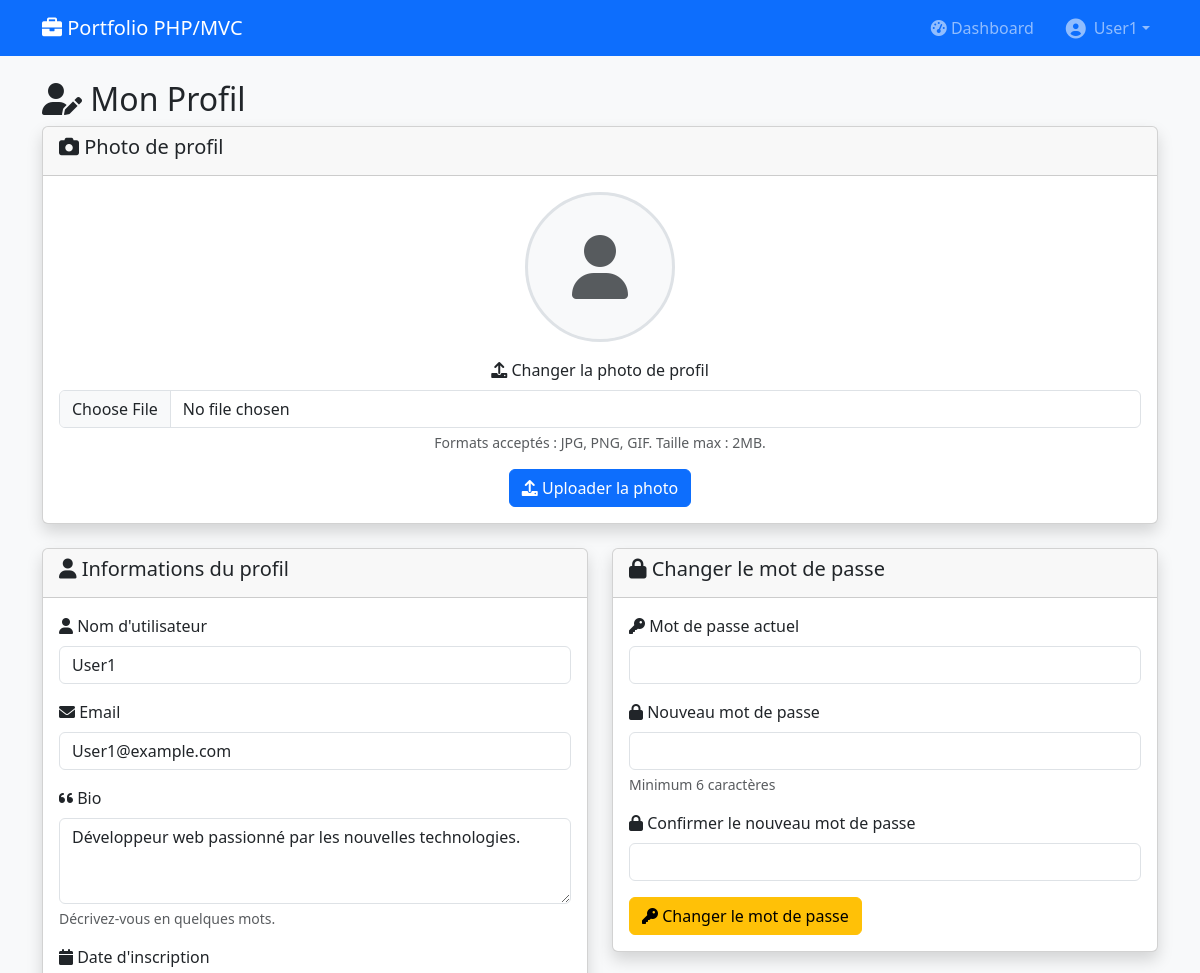
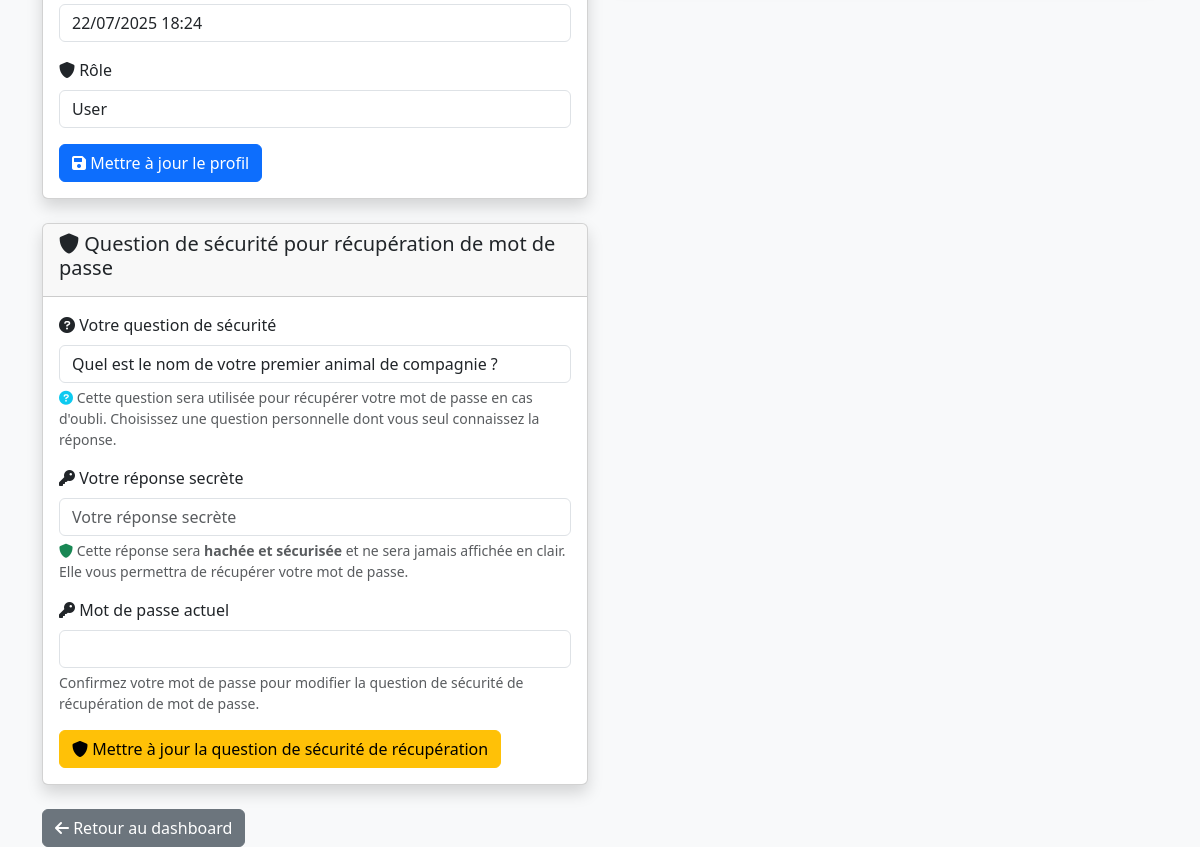
The page /index.php?action=profile (signed in) on the database its author committed (2 pictures, top to bottom).
### tables this page shows
CREATE TABLE users (
    id INT AUTO_INCREMENT PRIMARY KEY,
    username VARCHAR(50) NOT NULL UNIQUE,
    email VARCHAR(100) NOT NULL UNIQUE,
    password VARCHAR(255) NOT NULL,
    role ENUM('user', 'admin') DEFAULT 'user',
    created_at TIMESTAMP DEFAULT CURRENT_TIMESTAMP,
    updated_at TIMESTAMP DEFAULT CURRENT_TIMESTAMP ON UPDATE CURRENT_TIMESTAMP,
    security_question VARCHAR(255) DEFAULT 'Quel est le nom de votre premier animal de compagnie ?',
    security_answer VARCHAR(255) DEFAULT 'chat',
    bio TEXT DEFAULT NULL,
    profile_picture VARCHAR(255) DEFAULT NULL,
    profile_completed BOOLEAN DEFAULT FALSE
);

### views/profile/index.php (the view, shortened to what the rows shown need)
<!DOCTYPE html>
<html lang="fr">
<head>
    <link href="https://cdn.jsdelivr.net/npm/bootstrap@5.3.0/dist/css/bootstrap.min.css" rel="stylesheet">
    <link href="https://cdnjs.cloudflare.com/ajax/libs/font-awesome/6.0.0/css/all.min.css" rel="stylesheet">
</head>
<body class="bg-light">
    <nav class="navbar navbar-expand-lg navbar-dark bg-primary">
        <div class="container">
            <a class="navbar-brand" href="index.php?action=dashboard">
                <i class="fas fa-briefcase"></i> <?= APP_NAME ?>
            </a>
            <div class="navbar-nav ms-auto">
                <a class="nav-link me-3" href="index.php?action=dashboard">
                    <i class="fas fa-tachometer-alt"></i> Dashboard
                </a>
                <div class="nav-item dropdown">
                    <a class="nav-link dropdown-toggle d-flex align-items-center" href="#" role="button" data-bs-toggle="dropdown" aria-expanded="false">
                        <i class="fas fa-user-circle fa-lg me-2"></i>
                        <?= htmlspecialchars($user['username']) ?>
                        <?php if ($authController->isAdmin()): ?>
                            <span class="badge bg-warning text-dark ms-1">Admin</span>
                        <?php endif; ?>
                    </a>
                </div>
            </div>
        </div>
    </nav>
    <div class="container mt-4">
        <div class="row">
            <div class="col-12">
                <h2><i class="fas fa-user-edit"></i> Mon Profil</h2>
                <div class="row">
                    <div class="col-12 mb-4">
                        <div class="card shadow">
                            <div class="card-header">
                                <h5><i class="fas fa-camera"></i> Photo de profil</h5>
                            </div>
                            <div class="card-body text-center">
                                <div class="bg-light rounded-circle d-inline-flex align-items-center justify-content-center mb-3"
                                     style="width: 150px; height: 150px; border: 3px solid #dee2e6;">
                                    <i class="fas fa-user fa-4x text-muted"></i>
                                </div>
                                <form method="POST" action="index.php?action=profile&subaction=upload_photo" enctype="multipart/form-data">
                                    <div class="mb-3">
                                        <label for="profile_picture" class="form-label">
                                            <i class="fas fa-upload"></i> Changer la photo de profil
                                        </label>
                                        <input type="file"
                                               class="form-control"
                                               id="profile_picture"
                                               name="profile_picture"
                                               accept="image/*"
                                               onchange="previewImage(this)">
                                        <div class="form-text">
                                            Formats acceptés : JPG, PNG, GIF. Taille max : 2MB.
                                        </div>
                                    </div>
                                    <button type="submit" class="btn btn-primary">
                                        <i class="fas fa-upload"></i> Uploader la photo
                                    </button>
                                </form>
                            </div>
                        </div>
                    </div>
                    <div class="col-md-6">
                        <div class="card shadow">
                            <div class="card-header">
                                <h5><i class="fas fa-user"></i> Informations du profil</h5>
                            </div>
                            <div class="card-body">
                                <form method="POST" action="index.php?action=profile&subaction=update">
                                    <div class="mb-3">
                                        <label for="username" class="form-label">
                                            <i class="fas fa-user"></i> Nom d'utilisateur
                                        </label>
                                        <input type="text"
                                               class="form-control"
                                               id="username"
                                               name="username"
                                               value="<?= htmlspecialchars($user['username']) ?>"
                                               minlength="3"
                                               required>
                                    </div>
                                    <div class="mb-3">
                                        <label for="email" class="form-label">
                                            <i class="fas fa-envelope"></i> Email
                                        </label>
                                        <input type="email"
                                               class="form-control"
                                               id="email"
                                               name="email"
                                               value="<?= htmlspecialchars($user['email']) ?>"
                                               autocomplete="email"
                                               required>
                                    </div>
                                    <div class="mb-3">
                                        <label for="bio" class="form-label">
                                            <i class="fas fa-quote-left"></i> Bio
                                        </label>
                                        <textarea class="form-control"
                                                  id="bio"
                                                  name="bio"
                                                  rows="3"
                                                  placeholder="Parlez-nous de vous..."><?= htmlspecialchars($userWithSecurity['bio'] ?? '') ?></textarea>
                                        <div class="form-text">
                                            Décrivez-vous en quelques mots.
                                        </div>
                                    </div>
                                    <div class="mb-3">
                                        <label class="form-label">
                                            <i class="fas fa-calendar"></i> Date d'inscription
                                        </label>
                                        <input type="text"
                                               class="form-control"
                                               value="<?= date('d/m/Y H:i', strtotime($user['created_at'])) ?>"
                                               readonly>
                                    </div>
                                    <div class="mb-3">
                                        <label class="form-label">
                                            <i class="fas fa-shield-alt"></i> Rôle
                                        </label>
                                        <input type="text"
                                               class="form-control"
                                               value="<?= ucfirst($user['role']) ?>"
                                               readonly>
                                    </div>
                                    <button type="submit" class="btn btn-primary">
                                        <i class="fas fa-save"></i> Mettre à jour le profil
                                    </button>
                                </form>
                            </div>
                        </div>
                        <div class="card shadow mt-4">
                            <div class="card-header">
                                <h5><i class="fas fa-shield-alt"></i> Question de sécurité pour récupération de mot de passe</h5>
                            </div>
                            <div class="card-body">
                                <form method="POST" action="index.php?action=profile&subaction=security_question">
                                    <div class="mb-3">
                                        <label for="security_question" class="form-label">
                                            <i class="fas fa-question-circle"></i> Votre question de sécurité
                                        </label>
                                        <input type="text"
                                               class="form-control"
                                               id="security_question"
                                               name="security_question"
                                               value="<?= htmlspecialchars($userWithSecurity['security_question'] ?? '') ?>"
                                               placeholder="Ex: Quel est le nom de votre premier animal de compagnie ?"
                                               required>
                                        <div class="form-text">
                                            <i class="fas fa-question-circle text-info"></i>
                                            Cette question sera utilisée pour récupérer votre mot de passe en cas d'oubli. Choisissez une question personnelle dont vous seul connaissez la réponse.
                                        </div>
                                    </div>
                                    <div class="mb-3">
                                        <label for="security_answer" class="form-label">
                                            <i class="fas fa-key"></i> Votre réponse secrète
                                        </label>
                                        <input type="password"
                                               class="form-control"
                                               id="security_answer"
                                               name="security_answer"
                                               placeholder="Votre réponse secrète"
                                               autocomplete="new-password"
                                               data-lpignore="true"
                                               data-form-type="other"
                                               required>
                                        <div class="form-text">
                                            <i class="fas fa-shield-alt text-success"></i>
                                            Cette réponse sera <strong>hachée et sécurisée</strong> et ne sera jamais affichée en clair. Elle vous permettra de récupérer votre mot de passe.
                                        </div>
                                    </div>
                                    <div class="mb-3">
                                        <label for="security_current_password" class="form-label">
                                            <i class="fas fa-key"></i> Mot de passe actuel
                                        </label>
                                        <input type="password"
                                               class="form-control"
                                               id="security_current_password"
                                               name="current_password"
                                               autocomplete="current-password"
                                               required>
                                        <div class="form-text">
                                            Confirmez votre mot de passe pour modifier la question de sécurité de récupération de mot de passe.
                                        </div>
                                    </div>
                                    <button type="submit" class="btn btn-warning">
                                        <i class="fas fa-shield-alt"></i> Mettre à jour la question de sécurité de récupération
                                    </button>
                                </form>
                            </div>
                        </div>
                    </div>
                    <div class="col-md-6">
                        <div class="card shadow">
                            <div class="card-header">
                                <h5><i class="fas fa-lock"></i> Changer le mot de passe</h5>
                            </div>
                            <div class="card-body">
                                <form method="POST" action="index.php?action=profile&subaction=password">
                                    <div class="mb-3">
                                        <label for="current_password" class="form-label">
                                            <i class="fas fa-key"></i> Mot de passe actuel
                                        </label>
                                        <input type="password"
                                               class="form-control"
                                               id="current_password"
                                               name="current_password"
                                               autocomplete="current-password"
                                               required>
                                    </div>
                                    <div class="mb-3">
                                        <label for="new_password" class="form-label">
                                            <i class="fas fa-lock"></i> Nouveau mot de passe
                                        </label>
                                        <input type="password"
                                               class="form-control"
                                               id="new_password"
                                               name="new_password"
                                               minlength="6"
                                               autocomplete="new-password"
                                               required>
                                        <div class="form-text">Minimum 6 caractères</div>
                                    </div>
                                    <div class="mb-3">
                                        <label for="confirm_password" class="form-label">
                                            <i class="fas fa-lock"></i> Confirmer le nouveau mot de passe
                                        </label>
                                        <input type="password"
                                               class="form-control"
                                               id="confirm_password"
                                               name="confirm_password"
                                               autocomplete="new-password"
                                               required>
                                    </div>
                                    <button type="submit" class="btn btn-warning">
                                        <i class="fas fa-key"></i> Changer le mot de passe
                                    </button>
                                </form>
                            </div>
                        </div>
                    </div>
                </div>
                <div class="mt-4">
                    <a href="index.php?action=dashboard" class="btn btn-secondary">
                        <i class="fas fa-arrow-left"></i> Retour au dashboard
                    </a>
                </div>
            </div>
        </div>
    </div>
</body>
</html>

### rows shown on the page
users: username "User1", email "User1@example.com", bio "Développeur web passionné par les nouvelles technologies.", created_at "22/07/2025 18:24", role "User", security_question "Quel est le nom de votre premier animal de compagnie ?"

### other values the page prints
APP_NAME "Portfolio PHP/MVC"
